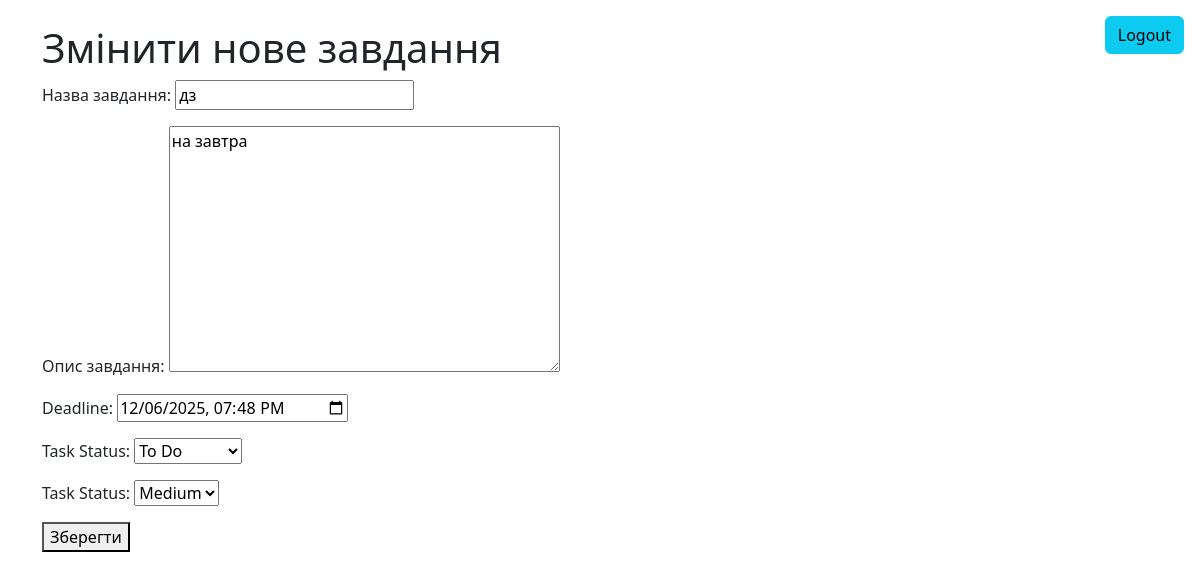
The app's page /task/4/update/ (signed in) with its own data.
### Task_Tracker/models.py (models this page shows, shortened)
class Task(models.Model):
    STATUS_CHOICES = [
        ('todo', 'To Do'),
        ('in_progress', 'In Progress'),
        ('completed', 'Completed'),
    ]
    PRIORITY_CHOICES = [
        ('low', 'Low'),
        ('medium', 'Medium'),
        ('high', 'High')
    ]
    title = models.CharField(max_length = 100, verbose_name = "Назва завдання")
    description = models.TextField(verbose_name = "Опис завдання", blank = True, null = True)
    deadline = models.DateTimeField(verbose_name = "Крайній термін", blank=True, null = True)
    status = models.CharField(choices = STATUS_CHOICES, max_length = 20, default = 'todo', verbose_name = 'Task Status')
    priority = models.CharField(choices = PRIORITY_CHOICES, max_length = 20, default = 'medium', verbose_name = 'Task Status')
    author = models.ForeignKey(User, on_delete = models.CASCADE)
    created_at = models.DateTimeField(auto_now_add = True)
    updated_at = models.DateTimeField(auto_now = True)

### Task_Tracker/views.py (the view)
# urls.py: path('task/<int:pk>/update/', TaskUpdateView.as_view(), name = 'task_update'),
class TaskUpdateView(AuthorRequiredMixin, UpdateView):
    model  = Task
    form_class = TaskForm
    template_name = 'task_update.html'
    success_url = reverse_lazy('home')

### Task_Tracker/forms.py
class TaskForm(forms.ModelForm):
    deadline = forms.DateTimeField(widget=forms.DateTimeInput(attrs={'type': 'datetime-local'}), required=False)
    class Meta:
        model = Task
        fields = ['title', 'description', 'deadline', 'status', 'priority'] # Поля для форми
    def __init__(self, *args, **kwargs):
        super().__init__(*args, **kwargs)
        for field in self.fields.values():
            field.widget.attrs.update({'clas': 'form-control'})

### Task_Tracker/mixins.py (called while the page is built)
    def dispatch(self, request, *args, **kwargs):
        obj = self.get_object()
        if obj.author != request.user:
            return self.handle_no_permission()
        return super().dispatch(request, *args, **kwargs)

### templates/task_update.html (shortened to what this page needs)
{% extends 'base.html' %}
 {% block  content%}
    <h1>Змінити нове завдання</h1>
    <form action = '' method = 'post' >
    {{ form.as_p}}
    <button type = 'submit' class = 'btn-primary'>Зберегти</button>
</form>
{% endblock content%}

### records on screen
Task: title "дз", description "на завтра", deadline "12/06/2025 19:48", status "To Do", priority "Medium"
